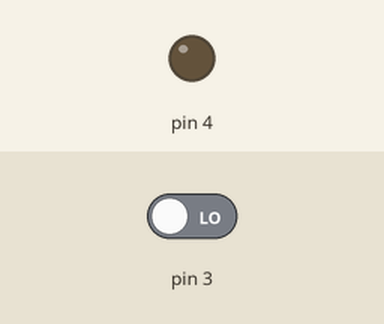
A sketch run on a simulated Arduino Uno, built with avr-gcc and run on an emulated ATmega328P. On the bench: output pins drawn as LEDs (lit = HIGH). The test bench sets the inputs (shaded band); at power-on: pin 3 LOW.

Above: at 1.2 s.
1.3 s: pin 3 driven HIGH
At 1.7 s:
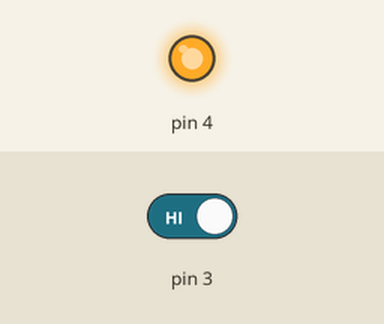
2.8 s: pin 3 driven LOW
At 4.0 s:
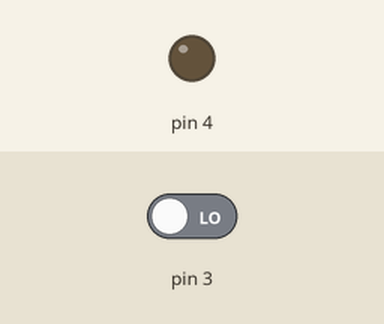
Timing chart, 0 to 5.8 s (numbered marks = the images above; inputs shaded):
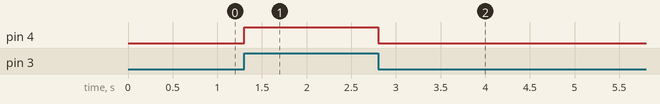

The sketch:

pushbotton.ino
```cpp
void setup() {
  // put your setup code here, to run once:
  pinMode(3,INPUT);
  pinMode(4,OUTPUT);

}

void loop() {
  // put your main code here, to run repeatedly:
  if(digitalRead(3)==HIGH){
    digitalWrite(4,HIGH);
  }
  else{
    digitalWrite(4,LOW);
  }
}
```

Measured:
- after the input at 1.3 s, pin 4: LOW → HIGH at once
- after the input at 2.8 s, pin 4: HIGH → LOW at once
